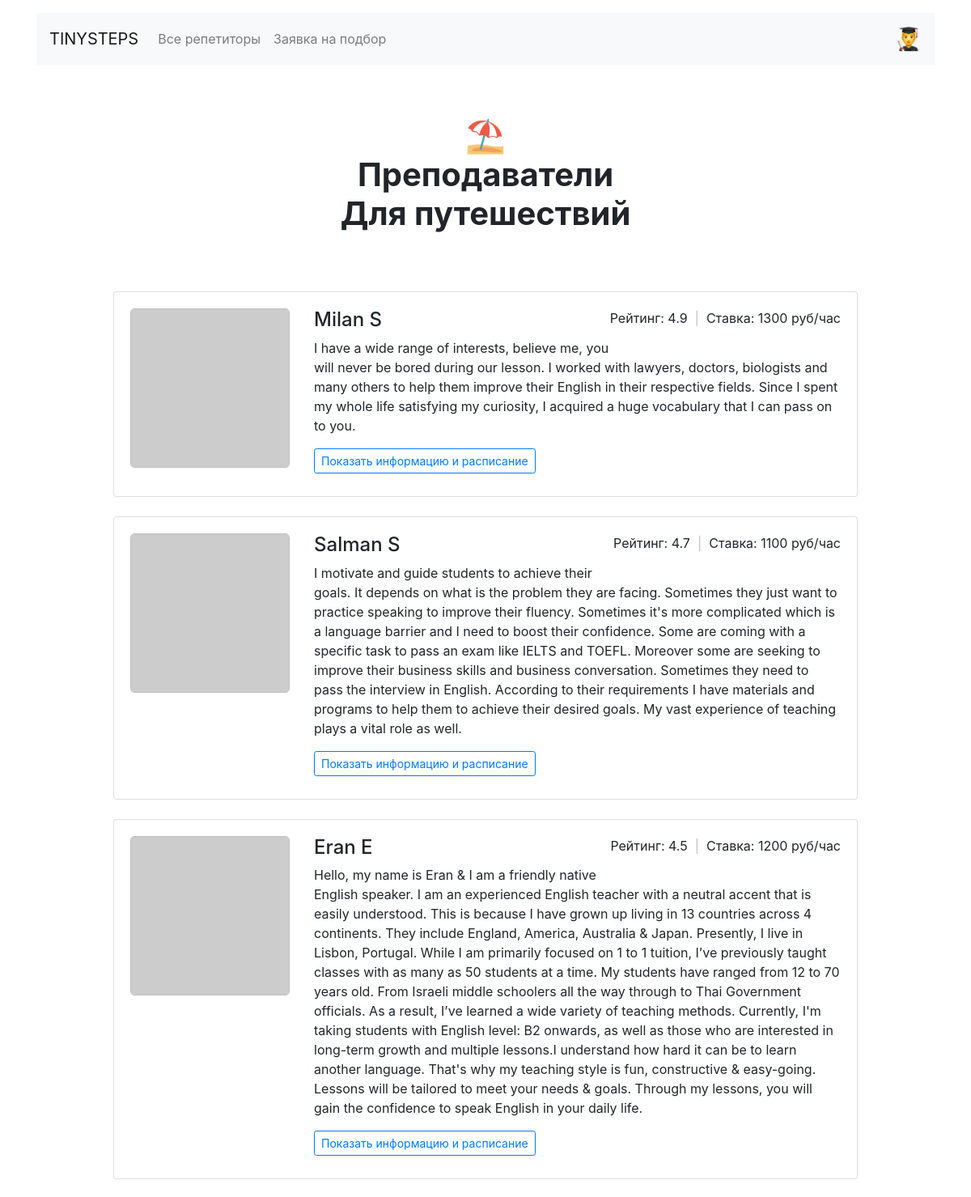
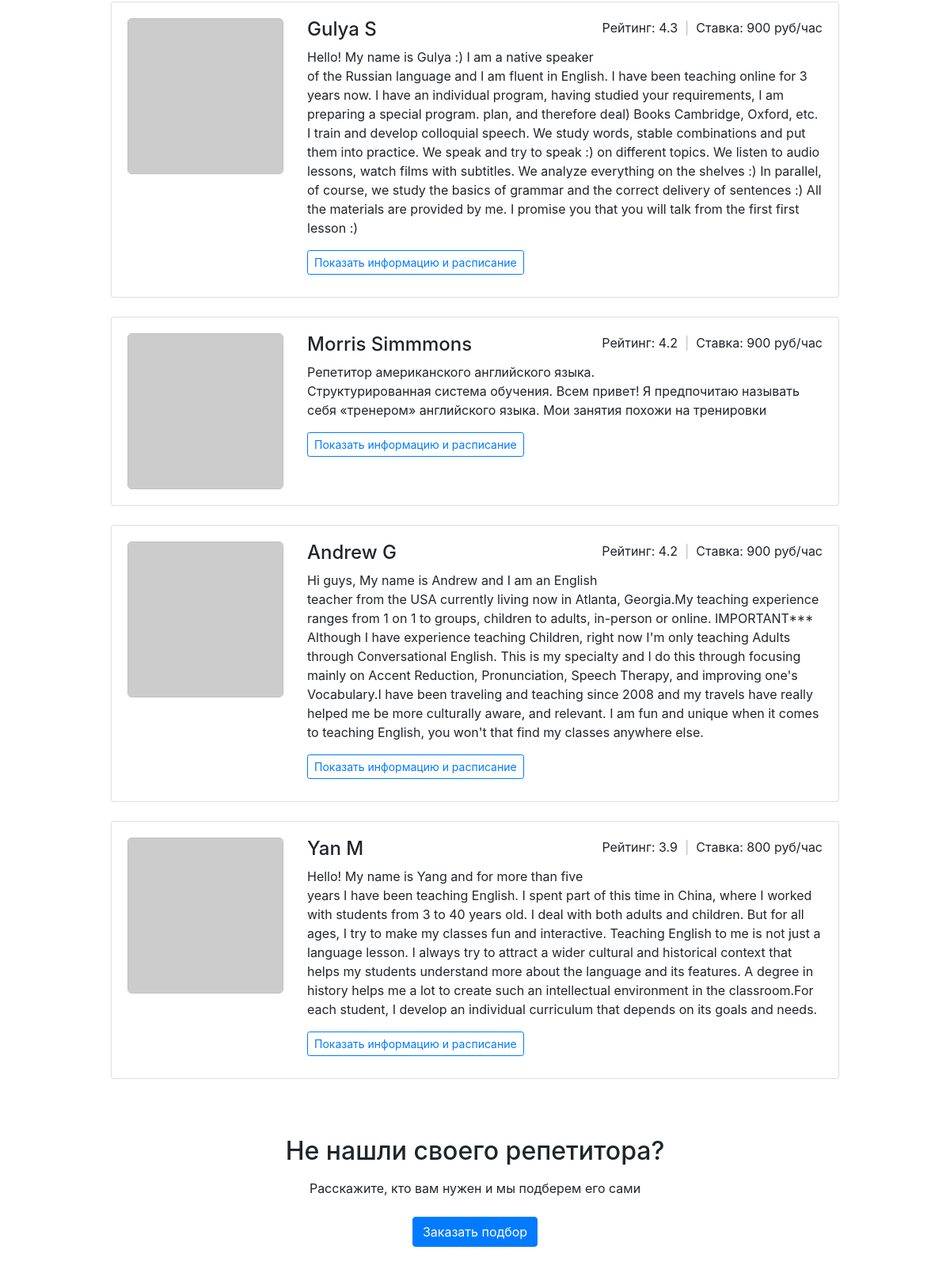
The page /goal/travel/ on the database its author committed (2 pictures, top to bottom).
### models.py (models this page shows)
class Goal(db.Model):
    __tablename__ = 'goals'
    id = db.Column(db.String(11), nullable=False, primary_key=True)
    name = db.Column(db.String(100), nullable=False)
    symbol = db.Column(db.String(1), nullable=False)
    teachers = db.relationship("Teacher", secondary=teachers_goals, back_populates="goals")
    requests = db.relationship('Request', back_populates='goals')

class Teacher(db.Model):
    __tablename__ = "teachers"
    id = db.Column(db.Integer, primary_key=True)
    name = db.Column(db.String(100), nullable=False)
    about = db.Column(db.String, nullable=False)
    rating = db.Column(db.Float, nullable=False)
    picture = db.Column(db.String(255), nullable=False)
    price = db.Column(db.Integer, nullable=False)
    free = db.Column(db.String, nullable=False)
    goals = db.relationship("Goal", secondary=teachers_goals, back_populates="teachers")
    bookings = db.relationship('Booking', back_populates='teachers')

### routes.py (the view)
@app.route('/goal/<goal>/')
def render_goal(goal):
    goals = Goal.query.all()
    teachers = Teacher.query.filter(Teacher.goals.any(Goal.id == goal)).order_by(Teacher.rating.desc()).all()
    active_goal = Goal.query.filter(Goal.id == goal).first_or_404()
    return render_template("goal.html", goals=goals, teachers=teachers, goal=active_goal)

### templates/goal.html
{% extends 'base.html' %}
{% block container %}
  <main class="container mt-3">
    <h1 class="h1 text-center w-50 mx-auto mt-1 py-5 mb-4"><strong>{{ goal.symbol }}<br />Преподаватели <br> {{ goal.name }}</strong></h1>
    <div class="row">
      <div class="col-12 col-lg-10 offset-lg-1 m-auto">
        {% for teacher in teachers|sort(reverse=true, attribute="rating") %}
        <div class="card mb-4">
          <div class="card-body">
            <div class="row">
              <div class="col-3"><img src="{{ teacher.picture }}" class="img-fluid avatar" alt=""></div>
              <div class="col-9">
                <p class="float-right">Рейтинг: {{ teacher.rating }} <span class="span-sep">&nbsp;|&nbsp;</span> Ставка: {{ teacher.price }} руб/час</p>
                <h2 class="h4">{{ teacher.name }}</h2>
                <p>{{ teacher.about }}</p>
                <a href="/profile/{{ teacher.id }}/" class="btn btn-outline-primary btn-sm mr-3 mb-2">Показать информацию и расписание</a>
              </div>
            </div>
          </div>
        </div>
        {% endfor %}
      </div>
    </div>
    <h2 class="text-center mt-5 mb-3">Не нашли своего репетитора?</h2>
    <p class="text-center mb-4">Расскажите, кто вам нужен и мы подберем его сами</p>
    <div class="text-center pb-5">
        <a href="/request/" class="btn btn-primary">Заказать подбор</a>
    </div>
  </main>
{% endblock %}

### static/css/style.css (style rules this page uses)
.avatar { border: 1px solid silver; border-radius: 5px; }
.span-sep { color: silver; }

### rows shown on the page
Goal: symbol "⛱", name "Для путешествий"
Teacher: rating "4.9", price "1300", name "Milan S", about "I have a wide range of interests, believe me, you will never be bored during our lesson. I worked with lawyers, doctors, biologists and many others to help them improve their English in their respective fields. Since I spent my whole life satisfying my curiosity, I acquired a huge vocabulary that I can pass on to you."
Teacher: rating "4.7", price "1100", name "Salman S", about "I motivate and guide students to achieve their goals. It depends on what is the problem they are facing. Sometimes they just want to practice speaking to improve their fluency. Sometimes it's more complicated which is a language barrier and I need to boost their confidence. Some are coming with a specific task to pass an exam like IELTS and TOEFL. Moreover some are seeking to improve their business skills and business conversation. Sometimes they need to pass the interview in English. According to their requirements I have materials and programs to help them to achieve their desired goals. My vast experience of teaching plays a vital role as well."
Teacher: rating "4.5", price "1200", name "Eran E", about "Hello, my name is Eran & I am a friendly native English speaker. I am an experienced English teacher with a neutral accent that is easily understood. This is because I have grown up living in 13 countries across 4 continents. They include England, America, Australia & Japan. Presently, I live in Lisbon, Portugal. While I am primarily focused on 1 to 1 tuition, I’ve previously taught classes with as many as 50 students at a time. My students have ranged from 12 to 70 years old. From Israeli middle schoolers all the way through to Thai Government officials. As a result, I’ve learned a wide variety of teaching methods. Currently, I'm taking students with English level: B2 onwards, as well as…"
Teacher: rating "4.3", price "900", name "Gulya S", about "Hello! My name is Gulya :) I am a native speaker of the Russian language and I am fluent in English. I have been teaching online for 3 years now. I have an individual program, having studied your requirements, I am preparing a special program. plan, and therefore deal) Books Cambridge, Oxford, etc. I train and develop colloquial speech. We study words, stable combinations and put them into practice. We speak and try to speak :) on different topics. We listen to audio lessons, watch films with subtitles. We analyze everything on the shelves :) In parallel, of course, we study the basics of grammar and the correct delivery of sentences :) All the materials are provided by me. I promise you…"
Teacher: rating "4.2", price "900", name "Morris Simmmons", about "Репетитор американского английского языка. Структурированная система обучения. Всем привет! Я предпочитаю называть себя «тренером» английского языка. Мои занятия похожи на тренировки"
Teacher: rating "4.2", price "900", name "Andrew G", about "Hi guys, My name is Andrew and I am an English teacher from the USA currently living now in Atlanta, Georgia.My teaching experience ranges from 1 on 1 to groups, children to adults, in-person or online. IMPORTANT*** Although I have experience teaching Children, right now I'm only teaching Adults through Conversational English. This is my specialty and I do this through focusing mainly on Accent Reduction, Pronunciation, Speech Therapy, and improving one's Vocabulary.I have been traveling and teaching since 2008 and my travels have really helped me be more culturally aware, and relevant. I am fun and unique when it comes to teaching English, you won't that find my classes anywhere else."
Teacher: rating "3.9", price "800", name "Yan M", about "Hello! My name is Yang and for more than five years I have been teaching English. I spent part of this time in China, where I worked with students from 3 to 40 years old. I deal with both adults and children. But for all ages, I try to make my classes fun and interactive. Teaching English to me is not just a language lesson. I always try to attract a wider cultural and historical context that helps my students understand more about the language and its features. A degree in history helps me a lot to create such an intellectual environment in the classroom.For each student, I develop an individual curriculum that depends on its goals and needs."
